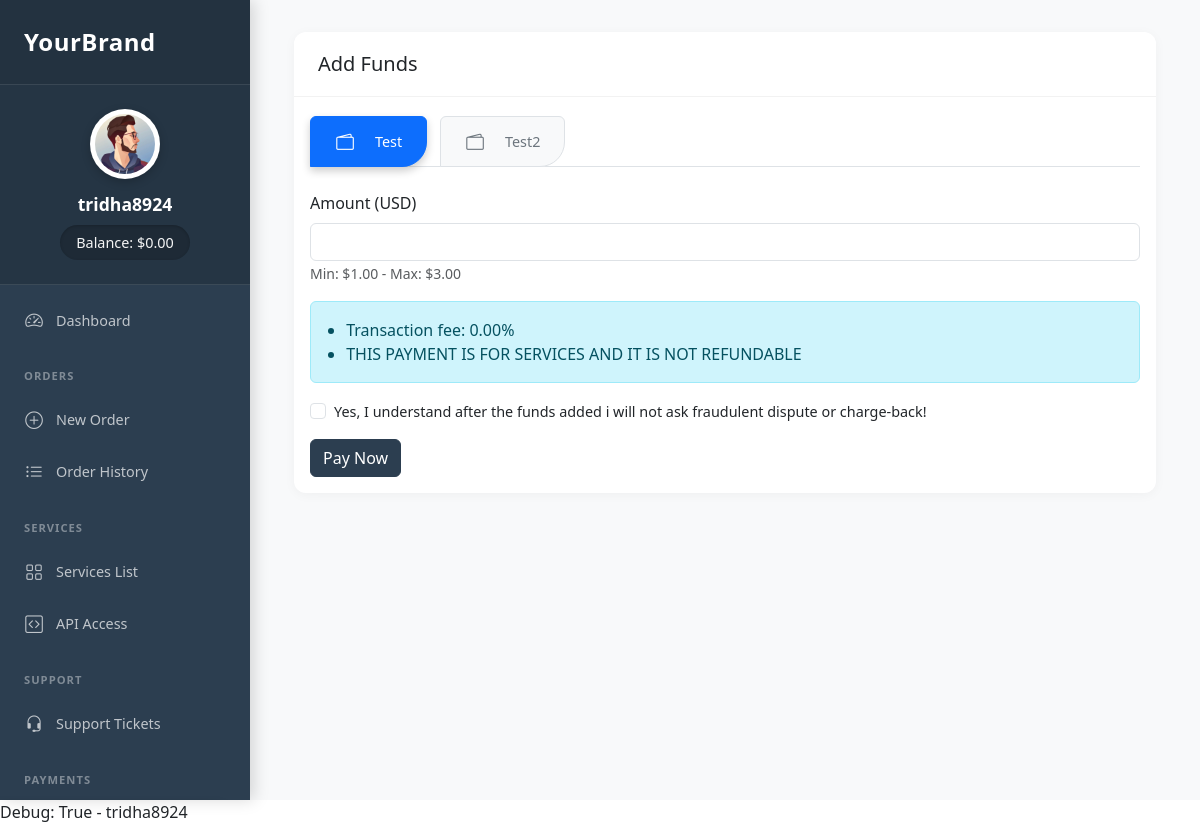
/dashboard/add-funds/ (signed in), run on an earlier commit of the app's database.
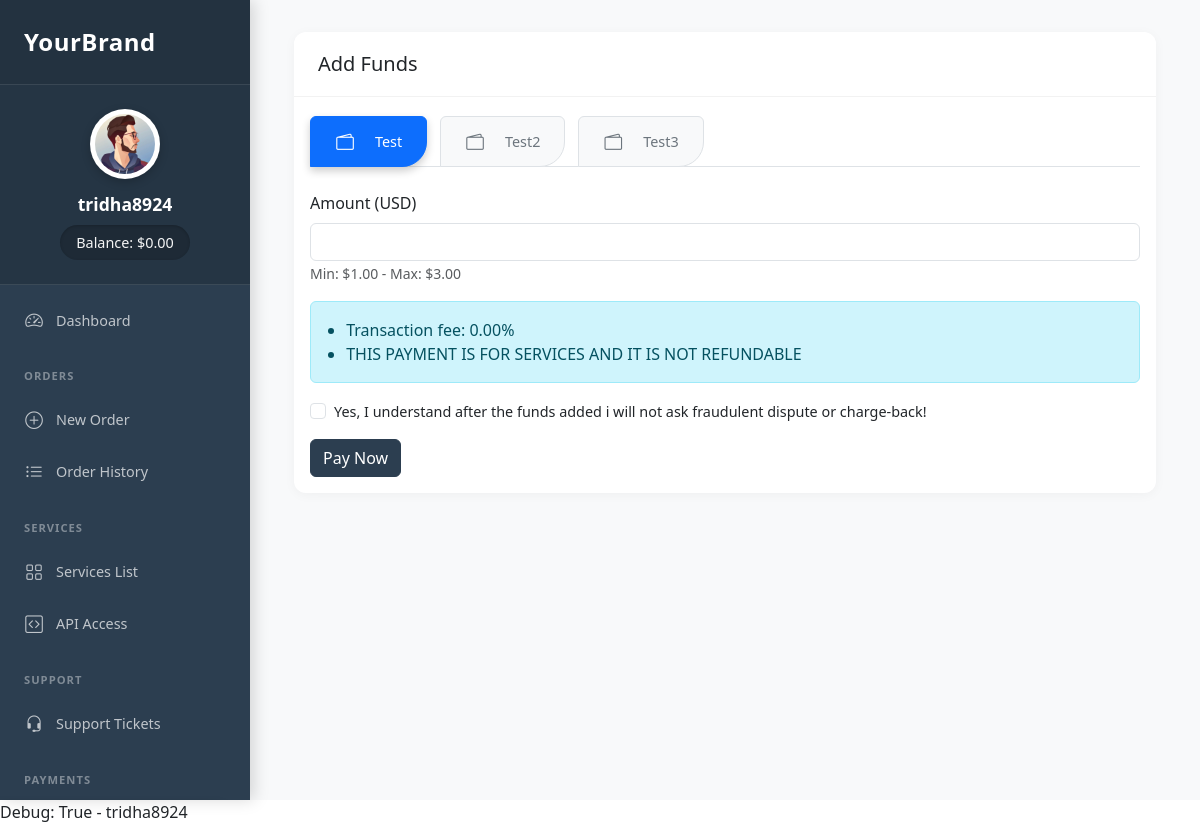
And on a later commit of the database.
### managerdashboard/models.py (models this page shows)
class PaymentMethod(models.Model):
    TYPE_CHOICES = [
        ('manual', 'Manual'),
        ('automatic', 'Automatic')
    ]
    FEE_TYPE_CHOICES = [
        ('percentage', 'Percentage'),
        ('fixed', 'Fixed Amount'),
        ('both', 'Both')
    ]
    name = models.CharField(max_length=100)
    type = models.CharField(max_length=20, choices=TYPE_CHOICES)
    min_amount = models.DecimalField(max_digits=10, decimal_places=2)
    max_amount = models.DecimalField(max_digits=10, decimal_places=2)
    fee_type = models.CharField(max_length=20, choices=FEE_TYPE_CHOICES)
    fee_percentage = models.DecimalField(max_digits=5, decimal_places=2, default=0)
    fee_fixed = models.DecimalField(max_digits=10, decimal_places=2, default=0)
    client_id = models.CharField(max_length=255, blank=True, null=True)
    client_secret = models.CharField(max_length=255, blank=True, null=True)
    is_active = models.BooleanField(default=True)
    test_mode = models.BooleanField(default=False)
    icon = models.ImageField(upload_to='payment_icons/', null=True, blank=True)
    created_at = models.DateTimeField(auto_now_add=True)
    updated_at = models.DateTimeField(auto_now=True)
    def __str__(self):
        return self.name

### user_dashboard/views.py (the view)
# urls.py: path('add-funds/', views.add_funds, name='add_funds'),
@login_required
def add_funds(request):
    payment_methods = PaymentMethod.objects.filter(is_active=True).order_by('name')
    context = {
        'active_tab': 'add_funds',
        'payment_methods': payment_methods
    }
    return render(request, 'user_dashboard/add_funds.html', context)

### templates/user_dashboard/add_funds.html (shortened to what this page needs)
{% extends 'user_dashboard/base_dashboard.html' %}
{% block dashboard_content %}
<div class="container-fluid">
    <div class="card">
        <div class="card-header">
            <h5 class="mb-0">Add Funds</h5>
        </div>
        <div class="card-body">
            <ul class="nav nav-tabs mb-4">
                {% for method in payment_methods %}
                <li class="nav-item">
                    <a class="nav-link {% if forloop.first %}active{% endif %}"
                       href="#method-{{ method.id }}"
                       data-bs-toggle="tab">
                        {% if method.icon %}
                            <img src="{{ method.icon.url }}" alt="{{ method.name }}" height="20" class="me-1">
                        {% else %}
                            <i class="bi bi-wallet2"></i>
                        {% endif %}
                        {{ method.name }}
                    </a>
                </li>
                {% empty %}
                <li class="nav-item">
                    <span class="nav-link disabled">No payment methods available</span>
                </li>
                {% endfor %}
            </ul>
            <div class="tab-content">
                {% for method in payment_methods %}
                <div class="tab-pane fade {% if forloop.first %}show active{% endif %}"
                     id="method-{{ method.id }}">
                    <form method="post" action="{% url 'process_payment' method.id %}">
                        <div class="mb-3">
                            <label class="form-label">Amount (USD)</label>
                            <input type="number"
                                   class="form-control"
                                   name="amount"
                                   min="{{ method.min_amount }}"
                                   max="{{ method.max_amount }}"
                                   step="0.01"
                                   required>
                            <small class="text-muted">
                                Min: ${{ method.min_amount }} - Max: ${{ method.max_amount }}
                            </small>
                        </div>
                        <div class="alert alert-info">
                            <ul class="mb-0">
                                {% if method.fee_type == 'percentage' %}
                                    <li>Transaction fee: {{ method.fee_percentage }}%</li>
                                {% elif method.fee_type == 'fixed' %}
                                    <li>Transaction fee: ${{ method.fee_fixed }}</li>
                                {% else %}
                                    <li>Transaction fee: {{ method.fee_percentage }}% + ${{ method.fee_fixed }}</li>
                                {% endif %}
                                <li>THIS PAYMENT IS FOR SERVICES AND IT IS NOT REFUNDABLE</li>
                            </ul>
                        </div>
                        <div class="form-check mb-3">
                            <input type="checkbox" class="form-check-input" required>
                            <label class="form-check-label">
                                Yes, I understand after the funds added i will not ask fraudulent dispute or charge-back!
                            </label>
                        </div>
                        <button type="submit" class="btn btn-primary">Pay Now</button>
                    </form>
                </div>
                {% endfor %}
            </div>
        </div>
    </div>
</div>
{% endblock %}

What changed in the data, as far as the page shows it:
added PaymentMethod: name "Test3", shown under "Add Funds"
